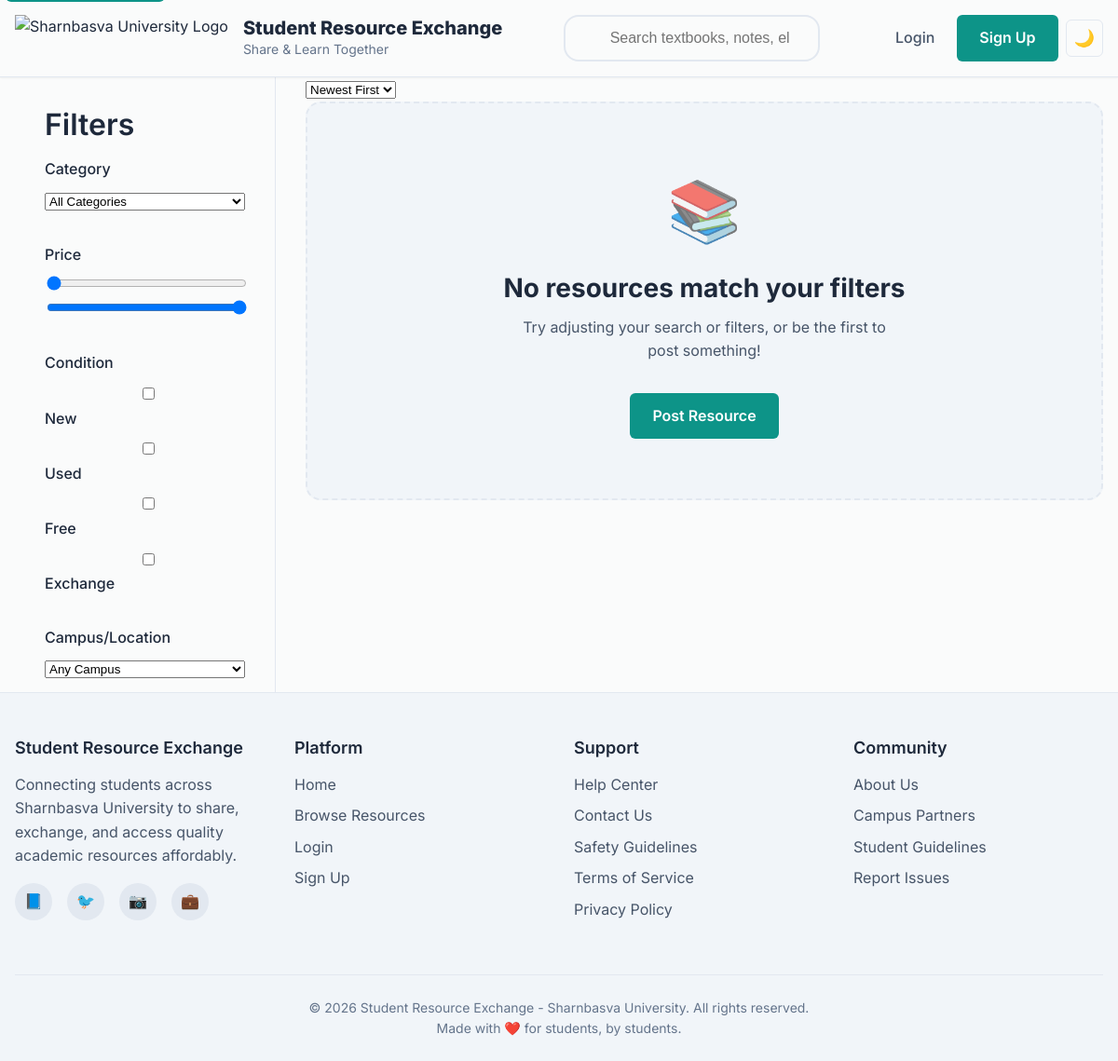
The app's page /resources/, older data.
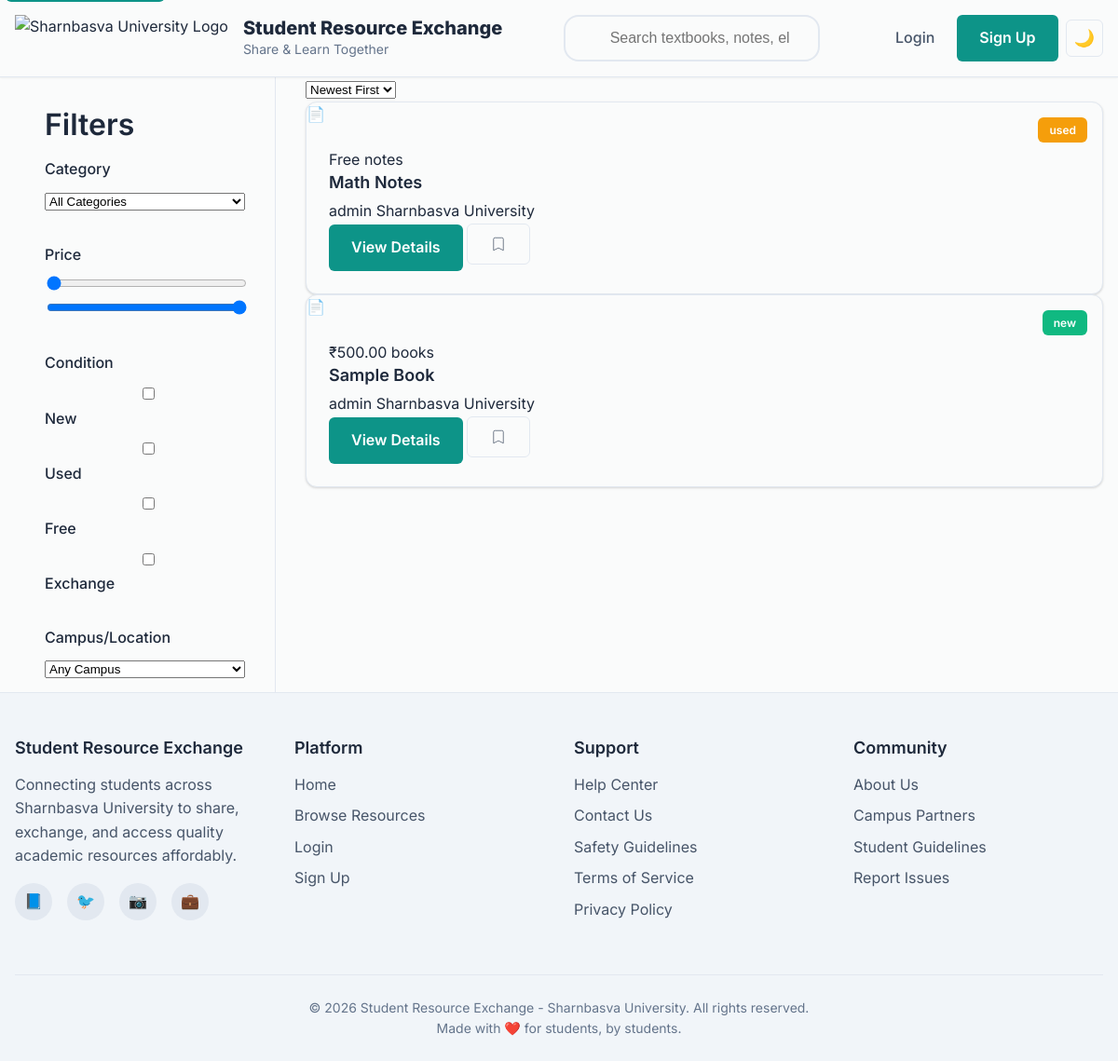
The same page, newer data.
### resources/models.py (models this page shows, shortened)
class Resource(models.Model):
    CATEGORY_CHOICES = [
        ('books', 'Books'),
        ('notes', 'Notes'),
        ('electronics', 'Electronics'),
        ('stationery', 'Stationery'),
        ('lab-materials', 'Lab Materials'),
        ('other', 'Other'),
    ]
    CONDITION_CHOICES = [
        ('new', 'New'),
        ('used', 'Used'),
        ('free', 'Free'),
        ('exchange', 'Exchange Only'),
    ]
    title = models.CharField(max_length=200)
    description = models.TextField()
    category = models.CharField(max_length=20, choices=CATEGORY_CHOICES, default='other')
    price = models.DecimalField(max_digits=10, decimal_places=2, blank=True, null=True)
    condition = models.CharField(max_length=20, choices=CONDITION_CHOICES, default='used')
    exchange_only = models.BooleanField(default=False)
    image = models.ImageField(upload_to='resource_images/', blank=True, null=True)
    file = models.FileField(upload_to='resources/', blank=True, null=True)
    url = models.URLField(blank=True, null=True)
    uploaded_by = models.ForeignKey(User, on_delete=models.CASCADE)
    uploaded_at = models.DateTimeField(auto_now_add=True)
    subject = models.CharField(max_length=100, blank=True)
    semester = models.CharField(max_length=50, blank=True)
    downloads = models.PositiveIntegerField(default=0)
    is_approved = models.BooleanField(default=True)
    class Meta:
        ordering = ['-uploaded_at']

### resources/views.py (the view)
# urls.py: path('', views.resource_list, name='resource_list'),
def resource_list(request):
    resources = Resource.objects.filter(is_approved=True)
    category = request.GET.get('category')
    q = request.GET.get('q')  # search query
    price_min = request.GET.get('price_min')
    price_max = request.GET.get('price_max')
    conditions = request.GET.getlist('condition')
    location = request.GET.get('location')
    sort = request.GET.get('sort', 'newest')
    if category:
        resources = resources.filter(category=category)
    if q:
        resources = resources.filter(title__icontains=q) | resources.filter(description__icontains=q) | resources.filter(subject__icontains=q)
    if price_min:
        resources = resources.filter(price__gte=price_min)
    if price_max and price_max != '1000':
        resources = resources.filter(price__lte=price_max)
    if conditions:
        resources = resources.filter(condition__in=conditions)
    if location:
        pass
    if sort == 'price-low':
        resources = resources.order_by('price')
    elif sort == 'relevant':
        pass
    else:
        resources = resources.order_by('-uploaded_at')
    paginator = Paginator(resources, 12)  # 12 resources per page
    page_number = request.GET.get('page')
    page_obj = paginator.get_page(page_number)
    context = {
        'page_obj': page_obj,
        'categories': Resource.CATEGORY_CHOICES,
    }
    return render(request, 'resources/resource_list.html', context)

### resources/templates/resources/resource_list.html (shortened to what this page needs)
{% extends 'base.html' %}
{% block content %}
    <div class="container main-content-grid">
        <aside class="filter-sidebar">
            <h3>Filters</h3>
            <form method="get">
                <div class="filter-group">
                    <label>Category</label>
                    <select name="category">
                        <option value="">All Categories</option>
                    </select>
                </div>
                <div class="filter-group">
                    <label>Price</label>
                    <input type="range" name="price_min" min="0" max="1000" value="0">
                    <input type="range" name="price_max" min="0" max="1000" value="1000">
                </div>
                <div class="filter-group">
                    <label>Condition</label>
                    <label><input type="checkbox" name="condition" value="new"> New</label>
                    <label><input type="checkbox" name="condition" value="used"> Used</label>
                    <label><input type="checkbox" name="condition" value="free"> Free</label>
                    <label><input type="checkbox" name="condition" value="exchange"> Exchange</label>
                </div>
                <div class="filter-group">
                    <label>Campus/Location</label>
                    <select name="location">
                        <option value="">Any Campus</option>
                    </select>
                </div>
            </form>
        </aside>
        <main>
            <div class="sort-controls">
                <select class="sort-select">
                    <option>Newest First</option>
                </select>
            </div>
        <div class="resources-grid">
            {% for resource in page_obj %}
                <article class="card resource-card">
                    <div class="card-image-container">
                        {% if resource.image %}
                            <img src="{{ resource.image.url }}" alt="{{ resource.title }}" loading="lazy">
                        {% else %}
                            <div class="card-image-placeholder">📄</div>
                        {% endif %}
                        <div class="card-badges">
                            <span class="badge condition-{{ resource.condition|lower }}">{{ resource.condition }}</span>
                        </div>
                    </div>
                    <div class="card-body">
                        <div class="resource-price-row">
                            <span class="resource-price">{% if resource.price %}₹{{ resource.price }}{% else %}Free{% endif %}</span>
                            <span class="resource-category">{{ resource.category }}</span>
                        </div>
                        <h3 class="resource-title">{{ resource.title|truncatechars:40 }}</h3>
                        <div class="resource-owner">
                            <span class="owner-name">{{ resource.uploaded_by.username }}</span>
                            <span class="owner-campus">Sharnbasva University</span>
                        </div>
                        <div class="resource-actions">
                            <a href="{% url 'resource_detail' resource.pk %}" class="btn btn-primary btn-sm">View Details</a>
                            <button class="btn btn-ghost btn-sm" aria-label="Save item">
                                <svg width="18" height="18" fill="none" stroke="currentColor" viewBox="0 0 24 24"><path d="M5 5a2 2 0 012-2h10a2 2 0 012 2v16l-7-3.5L5 21V5z"></path></svg>
                            </button>
                        </div>
                    </div>
                </article>
            {% empty %}
                <div class="empty-state">
                    <span class="empty-state-icon">📚</span>
                    <h2 class="empty-state-title">No resources match your filters</h2>
                    <p class="empty-state-description">Try adjusting your search or filters, or be the first to post something!</p>
                    <a href="{% url 'upload_resource' %}" class="btn btn-primary">Post Resource</a>
                </div>
            {% endfor %}
        </div>
    </div>
{% endblock %}

### SMSProject/templates/base.html (shortened to what this page needs)
<!DOCTYPE html>
<html lang="en">
<head>
    {% load static %}
    <link rel="stylesheet" href="{% static 'css/styles.css' %}">
    <link rel="stylesheet" href="{% static 'css/hero-greeting.css' %}">
</head>
<body>
    <header class="site-header">
        <div class="container">
            <div class="header-content">
                <div class="logo-section">
                    <img src="{% static 'images/logo.png' %}" alt="Sharnbasva University Logo" class="logo-image">
                    <div class="logo-text">
                        <h1>Student Resource Exchange</h1>
                        <p>Share & Learn Together</p>
                    </div>
                </div>
                <div class="header-actions">
                    <div class="search-container">
                        <input type="search" class="search-input" placeholder="Search textbooks, notes, electronics..." aria-label="Search resources">
                    </div>
                </div>
                <nav class="main-nav" role="navigation" aria-label="Main navigation">
                    <ul class="nav-list">
                        {% if user.is_authenticated %}
                            <li class="nav-item">
                                <a href="{% url 'resource_list' %}" class="nav-link">Browse</a>
                            </li>
                            <li class="nav-item">
                                <a href="{% url 'my_resources' %}" class="nav-link">Profile</a>
                            </li>
                            <li class="nav-item">
                                <a href="{% url 'logout' %}" class="nav-link">Logout</a>
                            </li>
                        {% else %}
                            <li class="nav-item">
                                <a href="{% url 'login' %}" class="nav-link">Login</a>
                            </li>
                            <li class="nav-item">
                                <a href="{% url 'register' %}" class="nav-link btn btn-primary btn-sm">Sign Up</a>
                            </li>
                        {% endif %}
                        <li class="nav-item theme-toggle">
                            <button id="theme-toggle" class="theme-toggle-btn" aria-label="Toggle dark/light mode">
                                <span class="theme-icon">🌙</span>
                            </button>
                        </li>
                    </ul>
                </nav>
            </div>
        </div>
    </header>
    <main class="main-content" role="main" id="main-content">
        {% block content %}{% endblock %}
    </main>
    <footer class="site-footer">
        <div class="container">
            <div class="footer-content">
                <div class="footer-section">
                    <h3>Student Resource Exchange</h3>
                    <p>Connecting students across Sharnbasva University to share, exchange, and access quality academic resources affordably.</p>
                    <div class="social-links">
                        <a href="#" aria-label="Facebook">📘</a>
                        <a href="#" aria-label="Twitter">🐦</a>
                        <a href="#" aria-label="Instagram">📷</a>
                        <a href="#" aria-label="LinkedIn">💼</a>
                    </div>
                </div>
                <div class="footer-section">
                    <h3>Platform</h3>
                    <ul>
                        <li><a href="{% url 'home' %}">Home</a></li>
                        <li><a href="{% url 'resource_list' %}">Browse Resources</a></li>
                        {% if user.is_authenticated %}
                            <li><a href="{% url 'upload_resource' %}">Upload Resource</a></li>
                            <li><a href="{% url 'my_resources' %}">My Resources</a></li>
                        {% else %}
                            <li><a href="{% url 'login' %}">Login</a></li>
                            <li><a href="{% url 'register' %}">Sign Up</a></li>
                        {% endif %}
                    </ul>
                </div>
                <div class="footer-section">
                    <h3>Support</h3>
                    <ul>
                        <li><a href="#">Help Center</a></li>
                        <li><a href="#">Contact Us</a></li>
                        <li><a href="#">Safety Guidelines</a></li>
                        <li><a href="#">Terms of Service</a></li>
                        <li><a href="#">Privacy Policy</a></li>
                    </ul>
                </div>
                <div class="footer-section">
                    <h3>Community</h3>
                    <ul>
                        <li><a href="#">About Us</a></li>
                        <li><a href="#">Campus Partners</a></li>
                        <li><a href="#">Student Guidelines</a></li>
                        <li><a href="#">Report Issues</a></li>
                    </ul>
                </div>
            </div>
            <div class="footer-bottom">
                <p>&copy; 2026 Student Resource Exchange - Sharnbasva University. All rights reserved.</p>
                <p>Made with ❤️ for students, by students.</p>
            </div>
        </div>
    </footer>
</body>
</html>

Row changes from the older to the newer data that the page shows:
added Resource: condition "used", shows "Free", category "notes", title "Math Notes", uploaded_by.username "admin"
added Resource: condition "new", price "500.00", category "books", title "Sample Book", uploaded_by.username "admin"
Text that changed along with them:
text no longer shown: "📚 No resources match your filters Try adjusting your search or filters, or be the first to post something! Post Resource"
